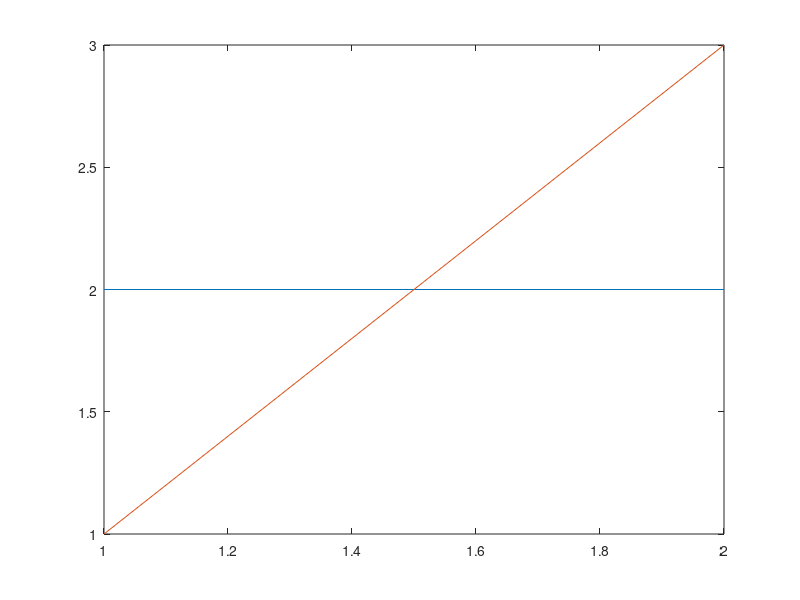

MATLAB code to generate this figure: (Note: this script raises an error after producing the figure.)
%% Combinded Plots
% Explains how to combine several plots, e.g. plotting on the
% top of an inverse pole figure some important crystall directions. 
%
%% Open in Editor
%
%% Contents
%

%% General Principle
% In order to tell MATLAB to plot one plot right on the top of an older
% plot one has to use the commands [[matlab:doc hold,hold all]] and
% [[matlab:doc hold,hold off]]. Let demostrate this at a simple example.

plot([2 2])

hold all

plot([1 3])

hold off

%% Combine Different EBSD Data
% First we want to show up two different EBSD data sets in one plot

%%
% lets simualted some EBSD data
cs = symmetry('-3m'); ss = symmetry('triclinic');
odf = unimodalODF(orientation('euler',0,0,0,cs,ss));
ebsd = calcEBSD(odf,100);
ebsd_rotated = calcEBSD(rotate(odf,rotation('Euler',60*degree,60*degree,0*degree)),100);

%%
% plot them as a scatter plot in axis / angle parametrized orientation
% space

scatter(ebsd)
hold all
scatter(ebsd_rotated);
hold off


%%
% a second way would be to superpose the pole figures of both EBSD data sets.

h = [Miller(0,0,0,1,cs),Miller(1,0,-1,0,cs)];
plotpdf(ebsd,h,'antipodal','MarkerSize',4)
hold all % keep plot
plotpdf(ebsd_rotated,h,'MarkerSize',4);
hold off % next plot command deletes all plots


%% Combine Smooth ODF Plots with EBSD Data Scatter Plots
% You can also combine a contour plot of a model ODF with a scatter plot of single
% orientations.

plotpdf(odf,h,'antipodal','contourf','gray','grid')
hold all
plotpdf(ebsd,h,'antipodal','MarkerSize',5,'MarkerColor','b','MarkerEdgeColor','w')
hold all
plotpdf(ebsd_rotated,h,'MarkerSize',5,'MarkerColor','r','MarkerEdgeColor','k');
hold off
hh = legend({'EBSD 1','EBSD 2'},'units','normalized','position',[0.022 0.9 0.1 0.08]);

%%
% and, of course, you can do the same with ODF plots:

plotodf(odf,'gray','sections',8)
hold all
plotodf(ebsd,'MarkerSize',8,'MarkerColor','b','MarkerEdgeColor','w')
hold all
plotodf(ebsd_rotated,'MarkerSize',8,'MarkerColor','r','MarkerEdgeColor','k');
hold off


%% Add Miller Indece to a Inverse Pole Figure Plot
% Next we are going to add some Miller indece to an inverse pole figure
% plot.

close all;
plotipdf(odf,xvector,'gray');

hold all % keep plot
plot(Miller(1,1,-2,0,cs),'all')
plot(Miller(0,1,-1,0,cs),'all')
plot(Miller(0,1,-1,1,cs),'all')
hold off % next plot command deletes all plots
set(gcf,'position',[100,100,300,220]);
